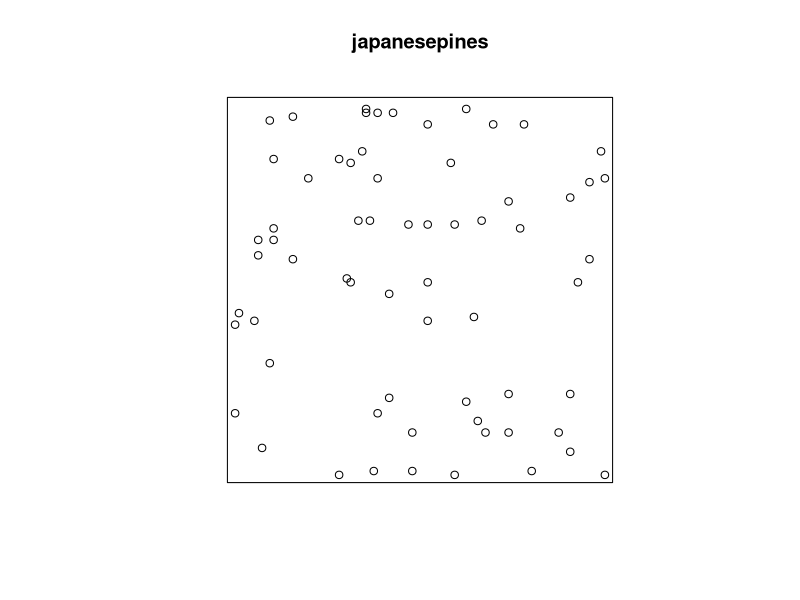
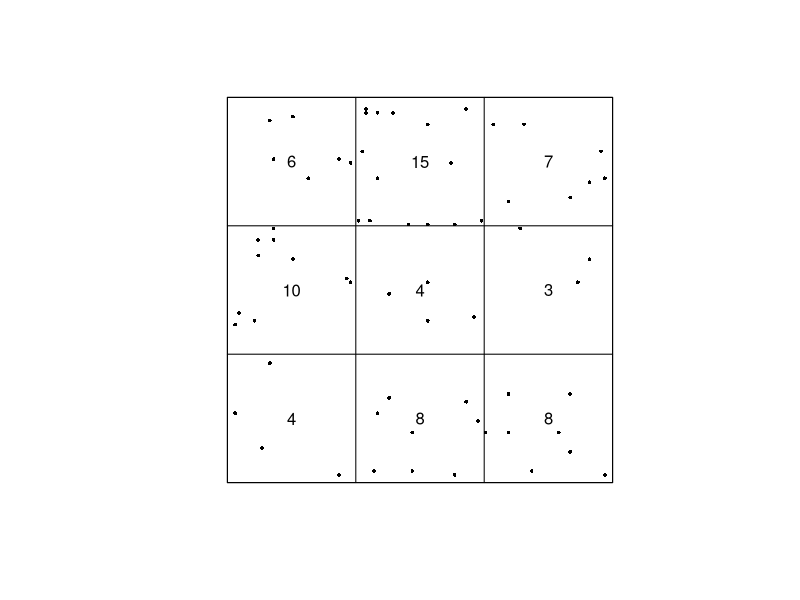
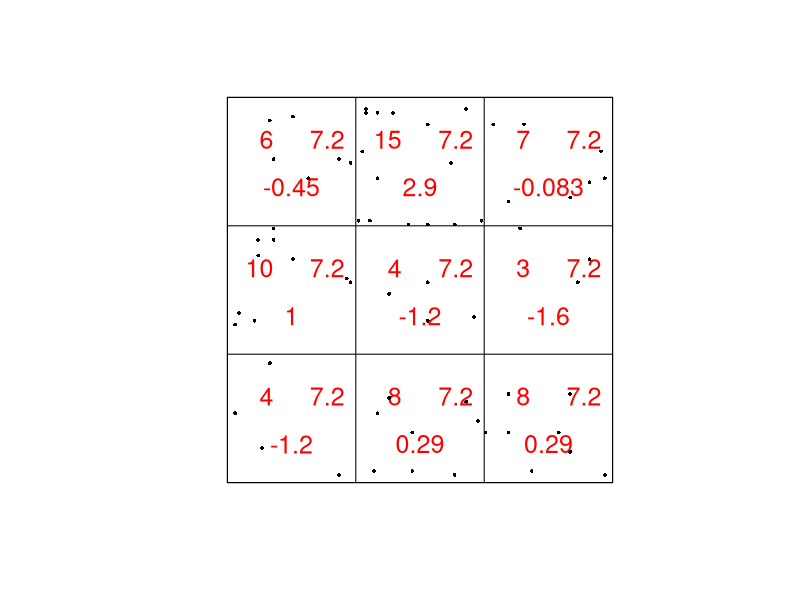
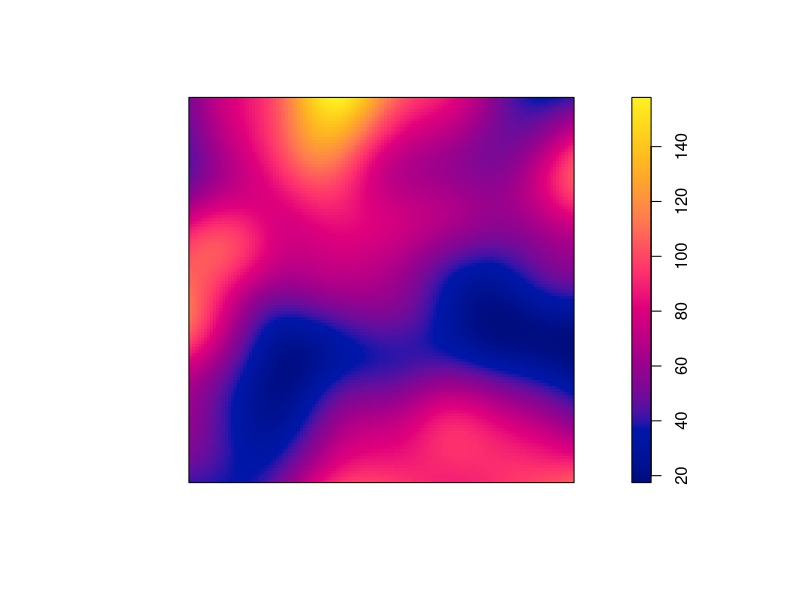
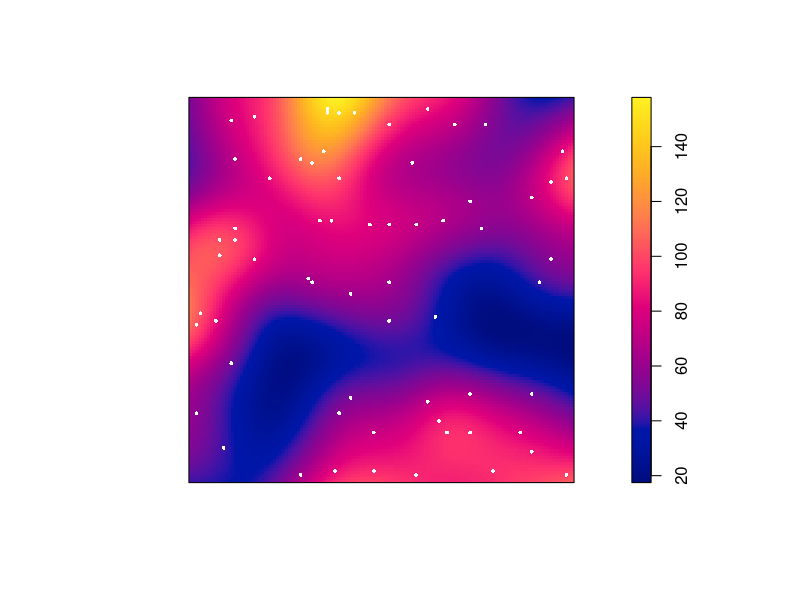
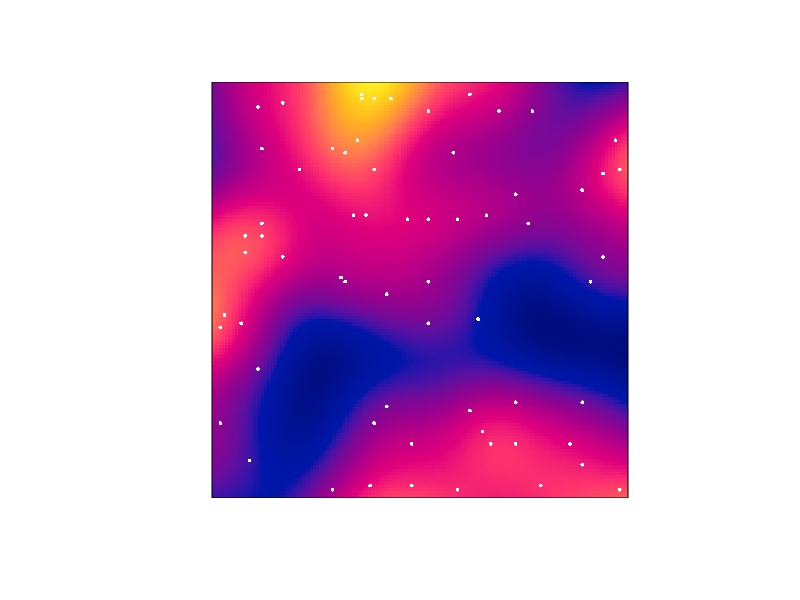
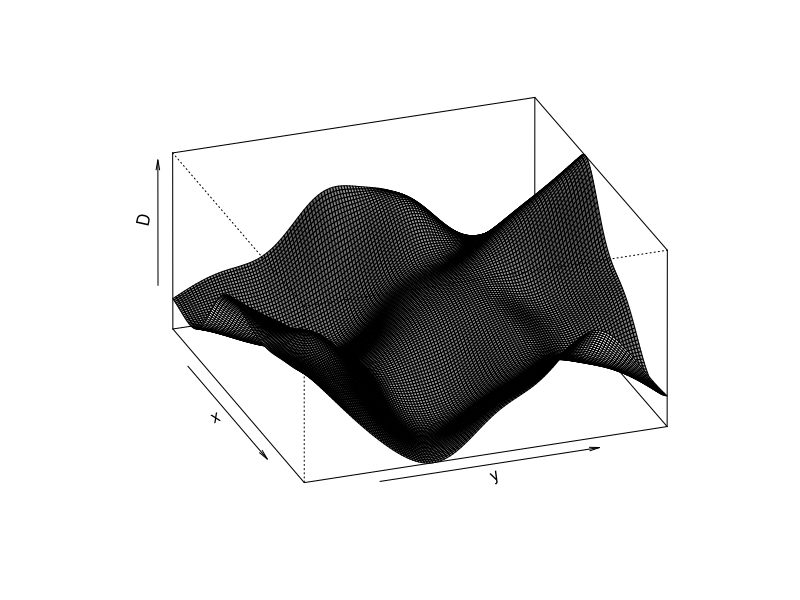

R code for these plots, in order:
## ---- chunk 1
# This option turns evaluation of R code off in this document. Remove it
# if you use it as a template for solving the lab exercise.
knitr::opts_chunk$set(eval = TRUE)
## ---- chunk 2
library(spatstat)
## ---- chunk 3
    plot(japanesepines)
## ---- chunk 4
    qc <- quadratcount(japanesepines, nx = 3)
    qc
## ---- chunk 5
    plot(qc, main = "")
    plot(japanesepines, add = TRUE, pch = 16, cex = 0.5)
## ---- chunk 6
    chisq.res <- quadrat.test(qc)
    print(chisq.res)
## ---- chunk 7
    plot(chisq.res, main = "", cex = 1.5, col = "red")
    plot(japanesepines, add = TRUE, cex = 0.5, pch = 16)
## ---- chunk 8
    D <- density(japanesepines, sigma = 0.1)
## ---- chunk 9
    plot(D, main = "")
## ---- chunk 10
    plot(D, main = "")
    plot(japanesepines, add = TRUE, cols = "white", cex = 0.5, pch = 16)
## ---- chunk 11
    plot(D, main = "", ribbon = FALSE)
    plot(japanesepines, add = TRUE, cols = "white", cex = 0.5, pch = 16)
## ---- chunk 12
    persp(D, theta=70, phi=25, shade=0.4, main = "")
## ---- chunk 13
    D2 <- density(japanesepines, sigma = 0.15)
## ---- chunk 14
    range(D2)
## ---- chunk 15
    summary(D2)
## ---- chunk 16
    integral(D2)
    japanesepines
